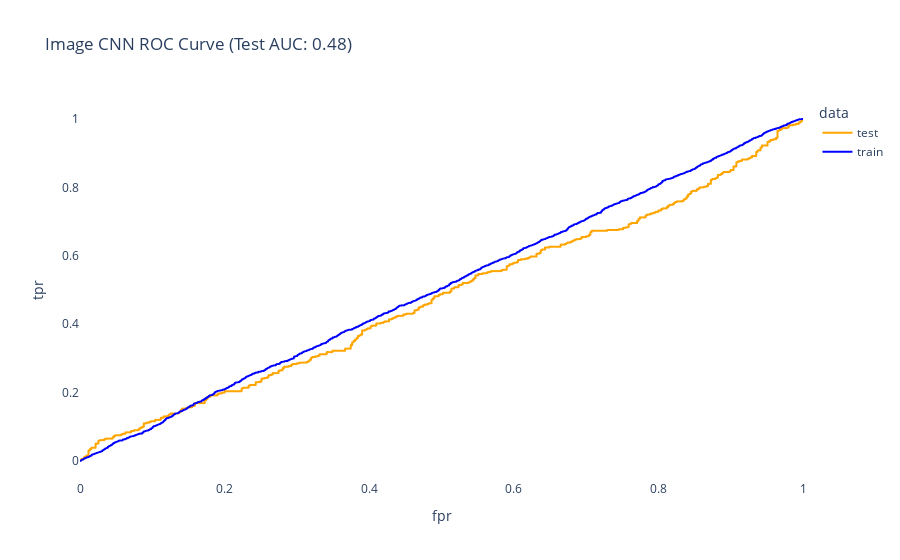

Notebook code cell kept with this figure:
### Code cell
# Create the roc curve
loaded_model.create_roc_curve()

### Figure 1 — Plotly figure (JSON) as saved in the notebook; plotly's stock layout.template omitted (floating-point values rounded to 4 significant figures; data arrays with more than 128 entries replaced by an {"elided": "..."} marker saying what was removed)
{"data": [{"hovertemplate": "data=test<br>fpr=%{x}<br>tpr=%{y}<extra></extra>", "legendgroup": "test", "line": {"color": "orange", "dash": "solid"}, "mode": "lines", "name": "test", "showlegend": true, "type": "scattergl", "x": {"elided": "514 float values"}, "xaxis": "x", "y": {"elided": "514 float values"}, "yaxis": "y"}, {"hovertemplate": "data=train<br>fpr=%{x}<br>tpr=%{y}<extra></extra>", "legendgroup": "train", "line": {"color": "blue", "dash": "solid"}, "mode": "lines", "name": "train", "showlegend": true, "type": "scattergl", "x": {"elided": "3942 float values"}, "xaxis": "x", "y": {"elided": "3942 float values"}, "yaxis": "y"}], "layout": {"legend": {"title": {"text": "data"}, "tracegroupgap": 0}, "paper_bgcolor": "rgba(0,0,0,0)", "plot_bgcolor": "rgba(0,0,0,0)", "title": {"text": "Image CNN ROC Curve (Test AUC: 0.48)"}, "xaxis": {"anchor": "y", "domain": [0, 1], "title": {"text": "fpr"}}, "yaxis": {"anchor": "x", "domain": [0, 1], "title": {"text": "tpr"}}}}
